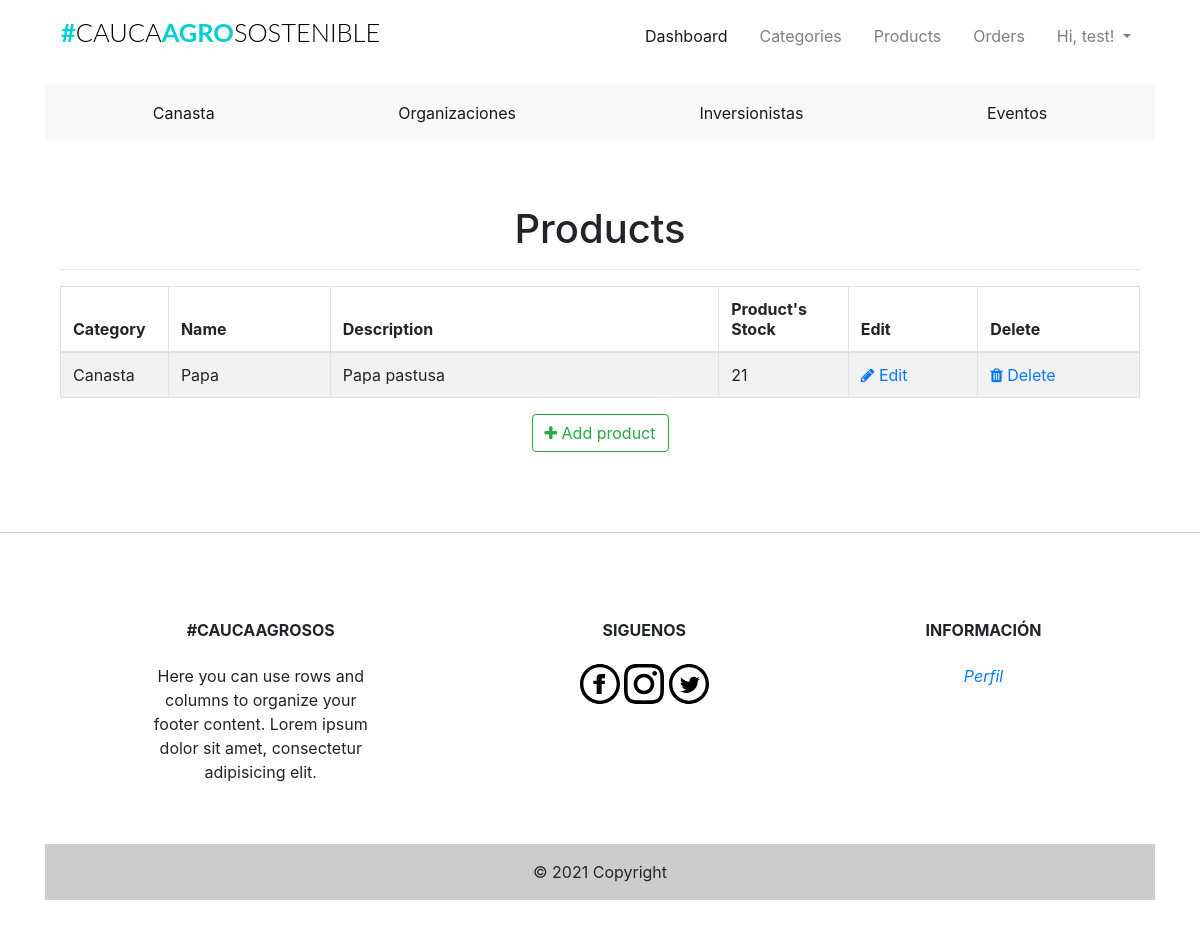
The app's page /admin/products (signed in) with its own data.
### app/models.py (models this page shows, shortened)
class User(UserMixin, db.Model):
    __tablename__ = "user"
    id = db.Column(db.Integer, primary_key=True)
    firstname = db.Column(db.String(24), index=True)
    lastname = db.Column(db.String(24), index=True)
    email = db.Column(db.String(50), index=True, unique=True)
    password_hash = db.Column(db.String)
    phonenumber = db.Column(db.String(18), index=True, unique=True)
    is_admin = db.Column(db.Boolean, default=False)
    order = db.relationship("Order", backref='ordered_products')
    kart = db.relationship('Kart', uselist=False, backref='user_kart')
    shipping_info = db.relationship(
        'ShippingInfo', backref='shipping', lazy='dynamic')

class Products(db.Model):
    __tablename__ = 'product'
    id = db.Column(db.Integer, primary_key=True)
    product_name = db.Column(db.String(100), index=True)
    product_price = db.Column(db.Integer, index=True)
    product_image = db.Column(db.String(120), index=True)
    product_description = db.Column(db.String(200), index=True)
    product_stock = db.Column(db.Integer, index=True)
    product_size = db.Column(db.String(5), index=True)
    promotion = db.Column(db.Boolean, index=True, nullable=False)
    promotion_value = db.Column(db.Integer, index=True, nullable=False)
    categories_id = db.Column(db.Integer, db.ForeignKey('categories.id'))
    order = db.relationship(
        'Order', secondary=association_table, backref='my_orders', lazy='dynamic')

class Categories(db.Model):
    id = db.Column(db.Integer, primary_key=True)
    category_name = db.Column(db.String(20), index=True)
    category_image = db.Column(db.String(120), index=True)
    product = db.relationship('Products', backref='products_categories')

### app/admin/routes.py (the view)
@admin.route('/products', methods=['GET'])
@login_required
def list_products():
    check_admin()
    '''
	list all products
	'''
    products = Products.query.all()
    return render_template('admin/products/products.html', title='Products', products=products)

### app/admin/routes.py (called while the page is built)
def check_admin():
    if not current_user.is_admin:
        abort(403)

### app/models.py (called while the page is built)
@login_manager.user_loader
def load_user(id):
    return User.query.get(int(id))

### app/templates/admin/products/products.html (shortened to what this page needs)
{% extends "base.html" %}
{% block head %}
<head>
    <link href="//maxcdn.bootstrapcdn.com/font-awesome/4.1.0/css/font-awesome.min.css" rel="stylesheet">
</head>
{%endblock head%}
{% block body %}
<div class="container">
  <div class="outer">
    <div class="middle">
      <div class="inner">
        <br/>
        <br/>
        <h1 style="text-align:center;">Products</h1>
        {% if products %}
          <hr class="intro-divider">
            <table class="table table-striped table-bordered">
              <thead>
                <tr>
                  <th width="10%"> Category</th>
                  <th width="15%"> Name </th>
                  <th width="36%"> Description </th>
                  <th width="12%"> Product's Stock </th>
                  <th width="12%"> Edit </th>
                  <th width="15%"> Delete </th>
                </tr>
              </thead>
              <tbody>
              {% for product in products %}
                <tr>
                  <td>{{ product.products_categories.category_name }} </td>
                  <td> {{ product.product_name }} </td>
                  <td> {{ product.product_description }} </td>
                  <td>
                    {% if product %}
                      {{ product.product_stock }}
                    {% else %}
                      0
                    {% endif %}
                  </td>
                  <td>
                    <a href="{{ url_for('admin.edit_product', id=product.id) }}">
                      <i class="fa fa-pencil"></i> Edit
                    </a>
                  </td>
                  <td>
                    <a href="{{ url_for('admin.delete_product', id=product.id) }}">
                      <i class="fa fa-trash"></i> Delete
                    </a>
                  </td>
                </tr>
              {% endfor %}
              </tbody>
            </table>
          </div>
          <div style="text-align: center">
        {% else %}
          <div style="text-align: center">
            <h3> No Products have been added. </h3>
            <hr class="intro-divider">
        {% endif %}
          <a href="{{ url_for('admin.add_product') }}" class="btn btn-outline-success">
            <i class="fa fa-plus"></i>
            Add product
          </a>
        </div>
      </div>
    </div>
  </div>
{% endblock %}

### app/templates/navbar.html (shortened to what this page needs)
{% block navbar %}
<div class="container mt-1 mb-3">
  <nav class="navbar navbar-expand-lg navbar-light">
    <h1 class="brand_name">
      <a class="navbar-brand" href="{{ url_for('home.homepage') }}">#<span>CAUCA</span>AGRO<span>SOSTENIBLE</span></a>
    </h1>
    <div class="collapse navbar-collapse" id="navbarNav">
      <ul class="navbar-nav ml-auto mr-auto mt-2 mt-lg-0">
        {% if current_user.is_authenticated %}
        {% if current_user.is_admin %}
        <li class="nav-item ml-3">
          <a class="nav-link active" href="{{ url_for('home.admin_dashboard') }}">Dashboard</a>
        </li>
        <li class="nav-item ml-3">
          <a class="nav-link" href="{{ url_for('admin.list_categories') }}">Categories</a>
        </li>
        <li class="nav-item ml-3">
          <a class="nav-link" href="{{ url_for('admin.list_products') }}">Products</a>
        </li>
        <li class="nav-item ml-3">
          <a class="nav-link" href="{{ url_for('admin.list_orders') }}">Orders</a>
        </li>
        {% else %}
        <li class="nav-item ml-3">
          <a class="nav-link" href="{{ url_for('users.cart') }}">Cart<span class="badge badge-light">{{ count
              }}</span></a>
        </li>
        {% endif %}
        <li class="nav-item dropdown ml-3">
          <a class="nav-link dropdown-toggle" data-toggle="dropdown" href="#" role="button" aria-haspopup="true"
            aria-expanded="false">
            Hi, {{ current_user.firstname }}!
          </a>
        </li>
        {% endif %}
      </ul>
    </div>
  </nav>
</div>
{% endblock %}

### app/static/css/st.css (style rules this page uses)
.brand_name .navbar-brand { font-size:1.59rem; text-transform: uppercase; font-family: 'Lato', sans-serif; font-weight: 700; color: #333; }
.brand_name >.navbar-brand { color:#01CFCF; text-decoration: none; }
.brand_name >.navbar-brand span { color: #000; font-weight: 300; }
.navbar-nav { width: 100%; align-items: flex-start; }

### records on screen
User: firstname "test"
Products: products_categories.category_name "Canasta", product_name "Papa", product_description "Papa pastusa", product_stock "21"
